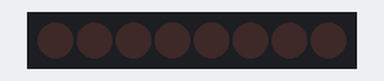
Recording of a sketch running on a simulated Arduino Uno, built with avr-gcc and run on an emulated ATmega328P. Shown: 8 shift-register outputs drawn as a row of LEDs (first output left, lit = HIGH). Wiring (inferred from the names in the program): shift register (74HC595): data pin 11; shift clock pin 12; latch pin 8. Wiring (inferred from the signals the program sends): row of LEDs: on Q0, Q1, Q2, Q3, Q4, Q5, Q6, Q7.

Above: at 0.2 s.
At 1.2 s:
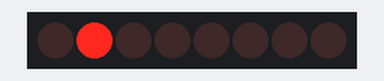
At 2.2 s:
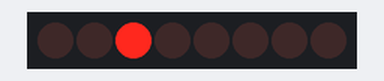
At 4.7 s:
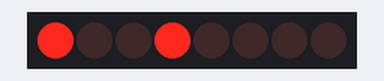
At 7.2 s:
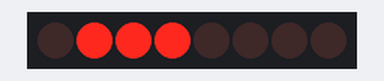
At 9.7 s:
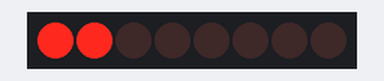
Timing chart, 0 to 10.4 s (numbered marks = the images above):
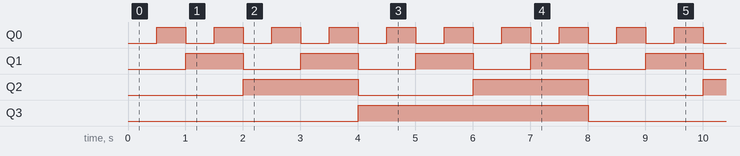

The sketch:

sketch_feb06a.ino
```cpp
// (licence header left out)
int latchPin = 8;
int clockPin = 12;
int dataPin  = 11;

void setup() {
  pinMode(latchPin, OUTPUT);
  pinMode(clockPin, OUTPUT);
  pinMode(dataPin, OUTPUT);
}

void loop() {
  for (int i=0; i<16; i++) {
    digitalWrite(latchPin, LOW);
    shiftOut(dataPin, clockPin, MSBFIRST, byte(i));
    digitalWrite(latchPin, HIGH);
    delay(500);
  }
}
```

Measured:
- by itself, Q0: alternates HIGH for 0.50 s and LOW for 0.50 s
- by itself, Q1: alternates HIGH for 1.0 s and LOW for 1.0 s
- by itself, Q2: alternates HIGH for 2.0 s and LOW for 2.0 s
- by itself, Q3: alternates HIGH for 4.0 s and LOW for 4.0 s
